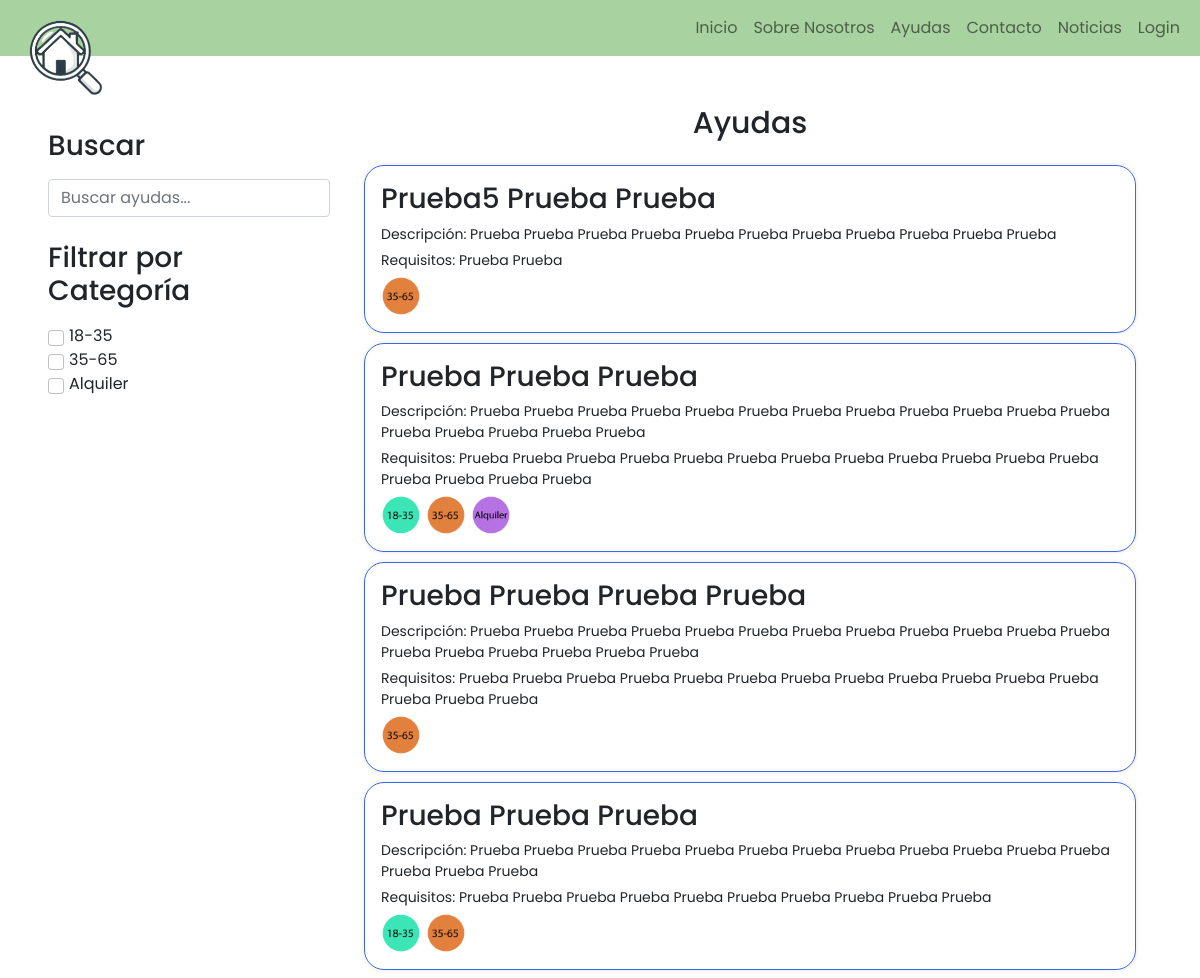
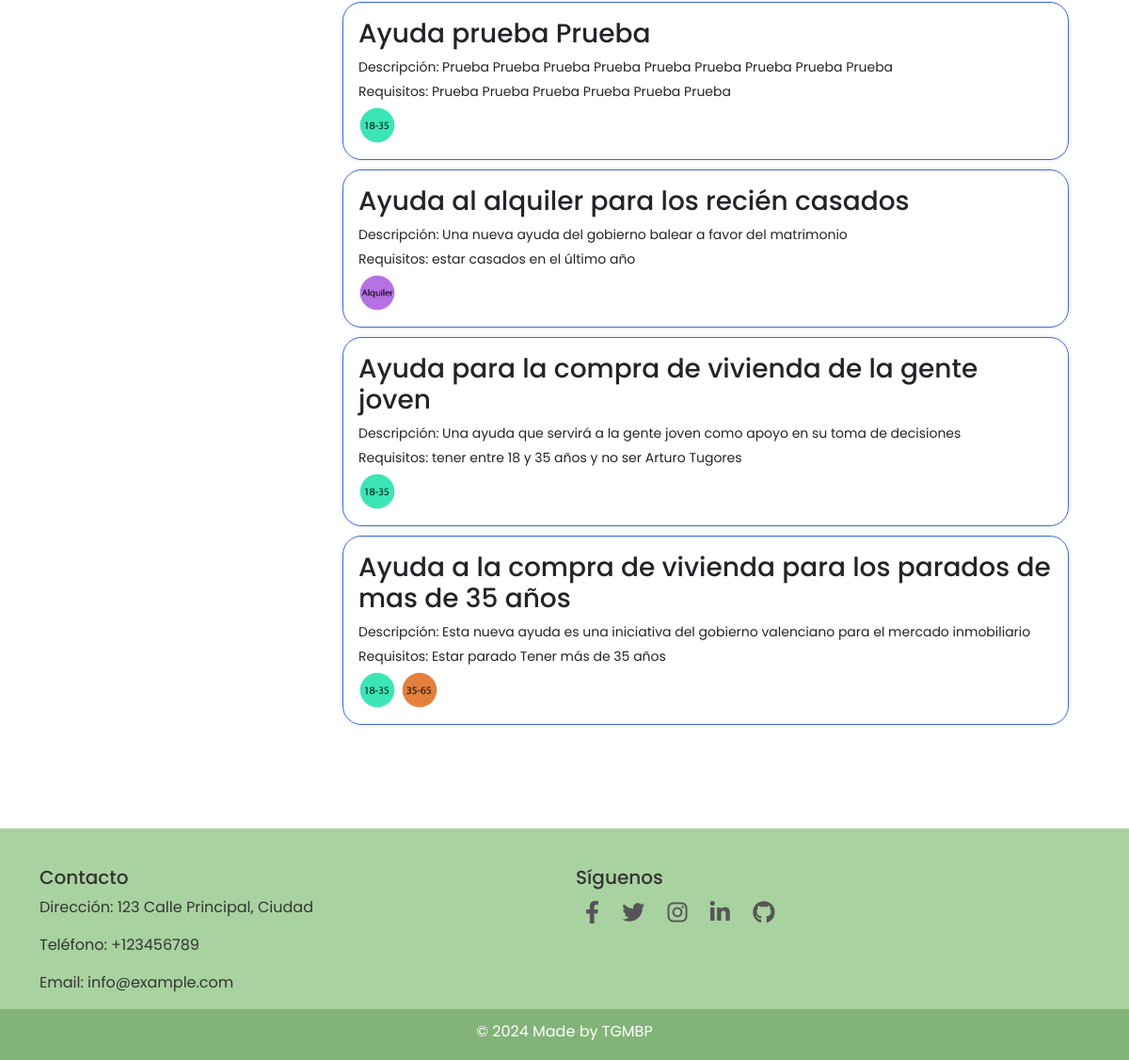
Page /ayudas.php on the committed database (2 pictures, top to bottom).
### tables this page shows
CREATE TABLE `categorias` (
  `ID` int(11) NOT NULL,
  `Nombre` varchar(255) NOT NULL,
  `Url` varchar(255) NOT NULL
);

CREATE TABLE `ayuda` (
  `ID` int(11) NOT NULL,
  `Nombre` varchar(255) NOT NULL,
  `Descripcion` varchar(255) NOT NULL,
  `Requisitos` text NOT NULL,
  `Url` varchar(255) NOT NULL,
  `fecha_creacion` timestamp NOT NULL DEFAULT current_timestamp()
);

### ayudas.php (the view, shortened to what this page needs)
<?php
$conexion = conexionBBDD();
$sqlCategorias = "SELECT id, nombre FROM categorias";
$resultCategorias = $conexion->query($sqlCategorias);
$categorias = [];
if ($resultCategorias->num_rows > 0) {
    while ($categoria = $resultCategorias->fetch_assoc()) {
        $categorias[] = $categoria;
    }
}
$categoriasFiltradas = isset($_GET['categorias']) ? $_GET['categorias'] : [];
$sqlAyudas = "
SELECT a.id AS ayuda_id, a.nombre AS ayuda_nombre, a.descripcion, a.requisitos, a.url AS ayuda_url,
       GROUP_CONCAT(c.nombre SEPARATOR ', ') AS categorias, GROUP_CONCAT(c.url SEPARATOR ', ') AS categorias_imagen
FROM ayuda a
JOIN ayuda_categoria ac ON a.id = ac.ayuda_id
JOIN categorias c ON ac.categoria_id = c.id";
$sqlAyudas .= " GROUP BY a.id ORDER BY a.fecha_creacion DESC";
$resultAyudas = $conexion->query($sqlAyudas);
?>
<!DOCTYPE html>
<html lang="en">
<head>
    <link href="https://cdn.jsdelivr.net/npm/bootstrap@5.0.2/dist/css/bootstrap.min.css" rel="stylesheet">
    <link rel="stylesheet" href="https://cdn.jsdelivr.net/npm/bootstrap-icons@1.11.3/font/bootstrap-icons.min.css">
    <link href="https://cdnjs.cloudflare.com/ajax/libs/font-awesome/6.0.0-beta3/css/all.min.css" rel="stylesheet">
    <link rel="stylesheet" href="style.css"/>
</head>
<body>
<?php include 'header.php' ?>
<main class="ayudasHtml">
    <div class="row">
        <div class="col-md-3 ms-5">
            <h3 class="mt-4 mb-3 Noticias">Buscar</h3>
            <input type="text" id="buscador" class="form-control buscador-contain" placeholder="Buscar ayudas...">
            <br>
            <h3 class="mb-3 Noticias">Filtrar por Categoría</h3>
            <form id="filtro-form" class="">
                <?php foreach ($categorias as $categoria): ?>
                    <div class="form-check2">
                        <input class="form-check-input categoria-checkbox" type="checkbox" name="categorias[]" value="<?= $categoria['id'] ?>"
                            <?= in_array($categoria['id'], $categoriasFiltradas) ? 'checked' : '' ?>>
                        <label class="form-check-label">
                            <?= htmlspecialchars($categoria['nombre']) ?>
                        </label>
                    </div>
                <?php endforeach; ?>
            </form>
        </div>
        <div class="col-md-8">
            <h2 class="mb-4">Ayudas</h2>
            <div id="tarjetas-container">
                <?php if ($resultAyudas->num_rows > 0): ?>
                    <?php while ($ayuda = $resultAyudas->fetch_assoc()): ?>
                        <div class="tarjeta p-3" id="ayuda-<?= $ayuda['ayuda_id'] ?>">
                            <h3 class="ayudaTitulo"><?= htmlspecialchars($ayuda['ayuda_nombre']) ?></h3>
                            <div class="contenido">
                                <p class="ayudaDesc">Descripción: <?= htmlspecialchars($ayuda['descripcion']) ?></p>
                                <p class="ayudaReq">Requisitos: <?= htmlspecialchars($ayuda['requisitos']) ?></p>
                            </div>
                            <div class="categoria-imagen">
                                <?php
                                $imagenes = explode(',', $ayuda['categorias_imagen']);
                                foreach ($imagenes as $imagen) {
                                    echo "<img src='".htmlspecialchars($imagen)."' alt='Categoria'>";
                                }
                                ?>
                            </div>
                        </div>
                    <?php endwhile; ?>
                <?php else: ?>
                    <p>No hay ayudas disponibles con estos filtros.</p>
                <?php endif; ?>
            </div>
        </div>
    </div>
</main>
<?php include 'footer.php' ?>
</body>
</html>

### style.css (style rules this page uses)
* { margin: 0; padding: 0; box-sizing: border-box; font-family: "Poppins", sans-serif; }
main { margin-top: 30px; padding-top: 40px; text-align: center; }
h2 { font-size: 30px; text-align: center; }
.tarjeta { width: auto; height: auto; padding: 10px; border: 1px solid #3c66e4; margin: 10px; box-shadow: 0 0 5px rgba(0, 0, 0, 0.1); border-radius: 20px; cursor: pointer; transition: transform 0.3s, box-shadow 0.3s, border 0.3s; }
.tarjeta p { font-size: 14px; margin-bottom: 5px; }
.categoria-imagen { bottom: 0; left: 0; display: flex; }
.categoria-imagen img { width: 40px; height: auto; margin-right: 5px; }
.ayudasHtml { margin-bottom: 100px; margin-top: 65px; }
.Noticias { text-align: left; }
body { overflow-x: hidden; }
body { display: flex; flex-direction: column; min-height: 100vh; margin: 0; }
main { flex: 1; }
.tarjeta { position: relative; }
.form-check2 { display: flex; align-items: center; margin-left: 0; }
.form-check-label { margin-left: 5px; }
.contenido, .ayudaTitulo { text-align: left; }

### rows in the picture
categorias: Nombre "18-35"
categorias: Nombre "35-65"
categorias: Nombre "Alquiler"
ayuda: Nombre "Prueba5 Prueba Prueba", Descripcion "Prueba Prueba Prueba Prueba Prueba Prueba Prueba Prueba Prueba Prueba Prueba", Requisitos "Prueba Prueba"
ayuda: Nombre "Prueba Prueba Prueba", Descripcion "Prueba Prueba Prueba Prueba Prueba Prueba Prueba Prueba Prueba Prueba Prueba Prueba Prueba Prueba Prueba Prueba Prueba", Requisitos "Prueba Prueba Prueba Prueba Prueba Prueba Prueba Prueba Prueba Prueba Prueba Prueba Prueba Prueba Prueba Prueba"
ayuda: Nombre "Prueba Prueba Prueba Prueba", Descripcion "Prueba Prueba Prueba Prueba Prueba Prueba Prueba Prueba Prueba Prueba Prueba Prueba Prueba Prueba Prueba Prueba Prueba Prueba", Requisitos "Prueba Prueba Prueba Prueba Prueba Prueba Prueba Prueba Prueba Prueba Prueba Prueba Prueba Prueba Prueba"
ayuda: Nombre "Prueba Prueba Prueba", Descripcion "Prueba Prueba Prueba Prueba Prueba Prueba Prueba Prueba Prueba Prueba Prueba Prueba Prueba Prueba Prueba", Requisitos "Prueba Prueba Prueba Prueba Prueba Prueba Prueba Prueba Prueba Prueba"
ayuda: Nombre "Ayuda prueba Prueba", Descripcion "Prueba Prueba Prueba Prueba Prueba Prueba Prueba Prueba Prueba", Requisitos "Prueba Prueba Prueba Prueba Prueba Prueba"
ayuda: Nombre "Ayuda al alquiler para los recién casados", Descripcion "Una nueva ayuda del gobierno balear a favor del matrimonio", Requisitos "estar casados en el último año"
ayuda: Nombre "Ayuda para la compra de vivienda de la gente joven", Descripcion "Una ayuda que servirá a la gente joven como apoyo en su toma de decisiones", Requisitos "tener entre 18 y 35 años y no ser Arturo Tugores"
ayuda: Nombre "Ayuda a la compra de vivienda para los parados de mas de 35 años", Descripcion "Esta nueva ayuda es una iniciativa del gobierno valenciano para el mercado inmobiliario", Requisitos "Estar parado Tener más de 35 años"
